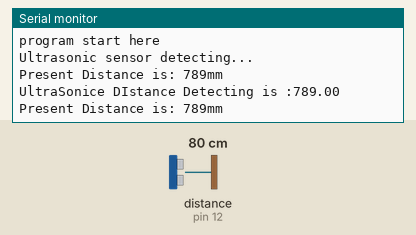
Simulated run of this sketch. Board: Arduino Uno, built with avr-gcc and run on an emulated ATmega328P. On the bench: the last lines printed to the serial monitor. Wiring (inferred from the names in the program): ultrasonic range finder: trigger pin 11; echo pin 12. The test bench sets the inputs (shaded band); at power-on: distance to the obstacle (sensor on pin 12) 80 cm. The echo pulse lasts 58.3 µs per cm.

Above: at 2.0 s.
2.1 s: distance to the obstacle (sensor on pin 12) set to 2 cm
At 2.38 s:
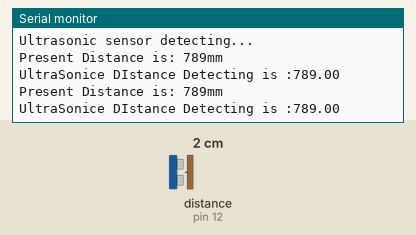
3.8 s: distance to the obstacle (sensor on pin 12) set to 299 cm
At 5.2 s:
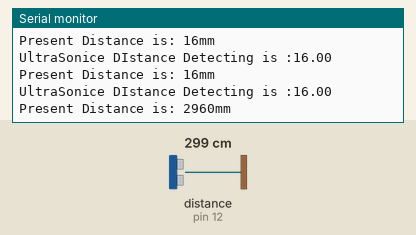
Timing chart, 0 to 6.8 s (numbered marks = the images above; inputs shaded):
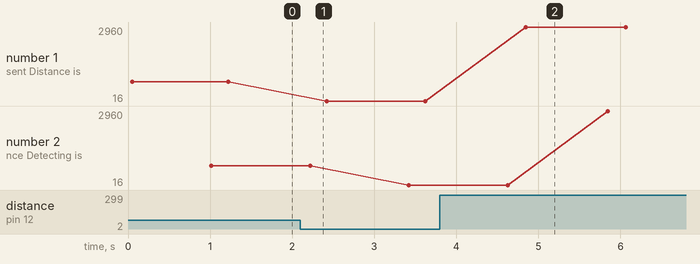

The sketch:

HC_SR04_01.ino
```cpp
#define EchoPin  12           // connect Pin 2(Arduino digital io) to Echo at US-020
#define TrigPin  11          // connect Pin 3(Arduino digital io) to Trig at US-020


void setup(){
    pinMode(EchoPin, INPUT);                    //Set EchoPin as input, to receive measure result from US-020
    pinMode(TrigPin, OUTPUT);                   //Set TrigPin as output, used to send high pusle to trig measurement (>10us)

  Serial.begin(9600);
  Serial.println("program start here");

  Serial.println("Ultrasonic sensor detecting...");

}

void loop(){
  double distanceno = 0 ;
  distanceno = us020_ultrasonic() ;
          Serial.print("UltraSonice DIstance Detecting is :") ;
         Serial.println(distanceno);
    delay(200);

}

unsigned long us020_ultrasonic()
{
unsigned long Time_Echo_us = 0;
unsigned long Len_mm  = 0;

    digitalWrite(TrigPin, HIGH);              //begin to send a high pulse, then US-020 begin to measure the distance
    delayMicroseconds(50);                    //set this high pulse width as 50us (>10us)
    digitalWrite(TrigPin, LOW);               //end this high pulse

    Time_Echo_us = pulseIn(EchoPin, HIGH);               //calculate the pulse width at EchoPin,
    if((Time_Echo_us < 60000) && (Time_Echo_us > 1))     //a valid pulse width should be between (1, 60000).
    {
      Len_mm = (Time_Echo_us*34/100)/2;      //calculate the distance by pulse width, Len_mm = (Time_Echo_us * 0.34mm/us) / 2 (mm)
      Serial.print("Present Distance is: ");  //output result to Serial monitor
      Serial.print(Len_mm, DEC);            //output result to Serial monitor
      Serial.println("mm");                 //output result to Serial monitor
    }
    delay(1000);                            //take a measurement every second (1000ms)

return (Len_mm) ;
}
```

Measured:
- after the input at 3.8 s, the serial monitor: prints a new line after 1.0 s (image 2)
- plotted number 1: 789 → 16 after the input at 2.1 s, 16 → 2960 after the input at 3.8 s
- plotted number 2: 789 → 16 after the input at 2.1 s, 16 → 2960 after the input at 3.8 s
